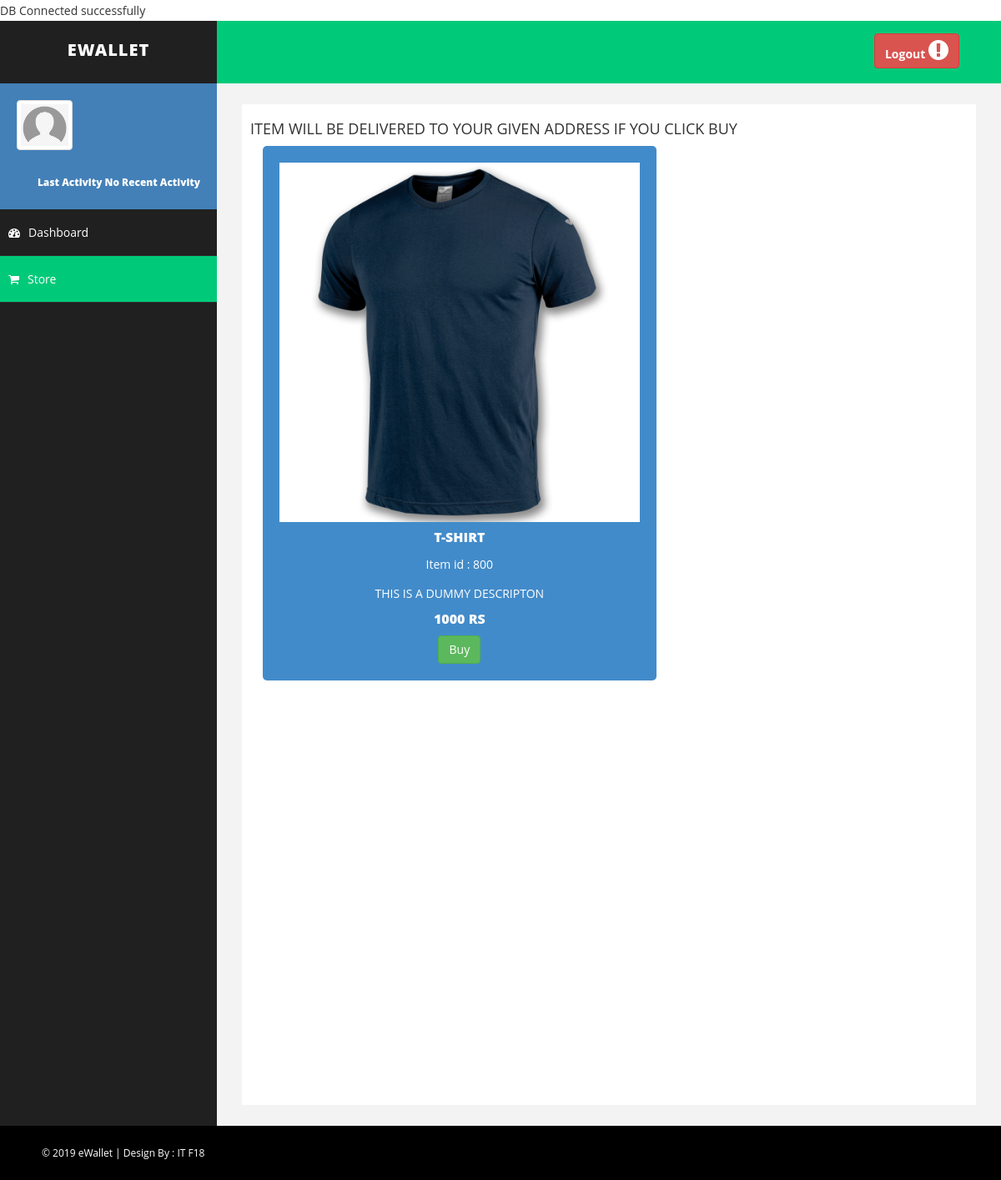
Before: /itemDetails.php?itemid=800 with the older database file.
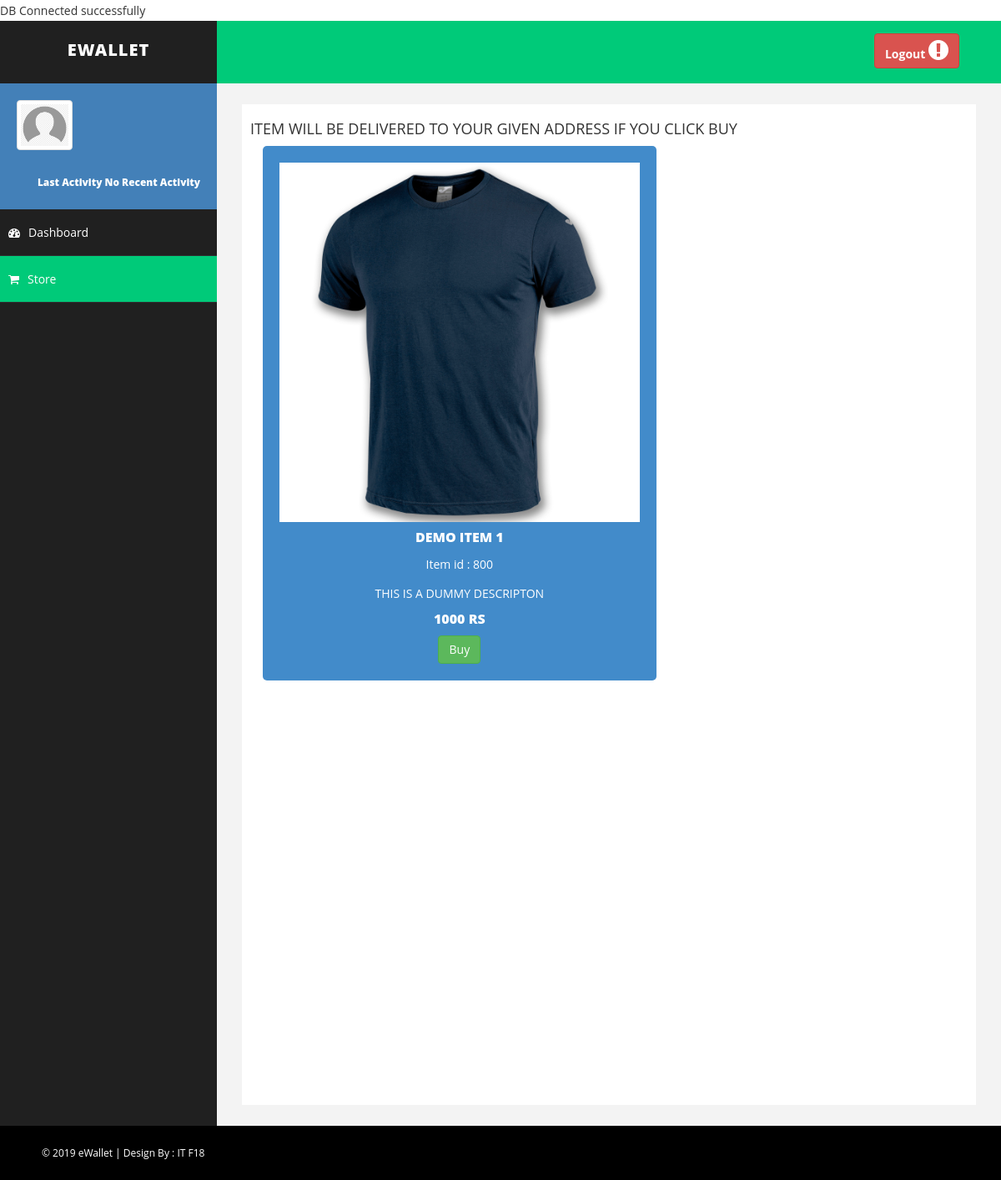
After: the same page with the newer database file.
### tables this page shows
CREATE TABLE `item` (
  `ITEM_ID` int(3) AUTO_INCREMENT,
  `NAME` varchar(50) DEFAULT NULL,
  `DESCRIPTION` varchar(200) DEFAULT NULL,
  `PRICE` int(5) DEFAULT NULL,
  `PICTURE_LOCATION` varchar(200) DEFAULT NULL,

	PRIMARY KEY (ITEM_ID)
);

### itemDetails.php (the view, shortened to what the changed rows need)
<!DOCTYPE html>
<html xmlns="http://www.w3.org/1999/xhtml">
<head>
    <link href="assets/css/bootstrap.css" rel="stylesheet" />
    <link href="assets/css/font-awesome.css" rel="stylesheet" />
    <link href="assets/css/basic.css" rel="stylesheet" />
    <link href="assets/css/custom.css" rel="stylesheet" />
    <?php
    include("dbConnection.php");
    ?>
</head>
<body>
    <div id="wrapper">
        <div id="page-wrapper">
            <div id="page-inner">
				              <?php
                        $itemid=$_REQUEST["itemid"];
                                $sql = "SELECT item_id,name,description,price  FROM item where item_id='$itemid'";
                               $result = $conn->query($sql);
                              if ($result->num_rows > 0) {
                                 $row = $result->fetch_assoc();
                                     echo "<style>
                                      .container {
                                          width: 80%;
                                          margin: 0 auto;
                                          padding: 20px;
                                          background: #f0e68c;
                                      }
                                  </style><div class='col-lg-7' class='container'>
                                                    <form method='post' action='buyItem.php'>
                                                    <div class='main-box btn-primary'>
                                                    <img class='img-responsive' src='assets/items/item1.jpg'>
                                                    <h5>". $row["name"] ."</h5>
                                                    <p>Item id : ". $row["item_id"] . "</p>
                                                    <p>". $row["description"] . "</p>
                                                    <h5>" .  $row["price"] ."  Rs</h5>
                                                    <input type='hidden' name='itemid' value='".$row["item_id"]."'>
                                                    <input type='hidden' name='price' value='".$row["price"]."'>
                                                    <input type='submit' class='btn btn-success' value='Buy'/>
                                                    </div>
                                                    </form>
                                                    </div>
                                                      ";
                                 }
                      ?>
            </div>
        </div>
    </div>
</body>
</html>

Changed rows visible on the page:
changed item "THIS IS A DUMMY DESCRIPTON": NAME "T-SHIRT" → "DEMO ITEM 1"
